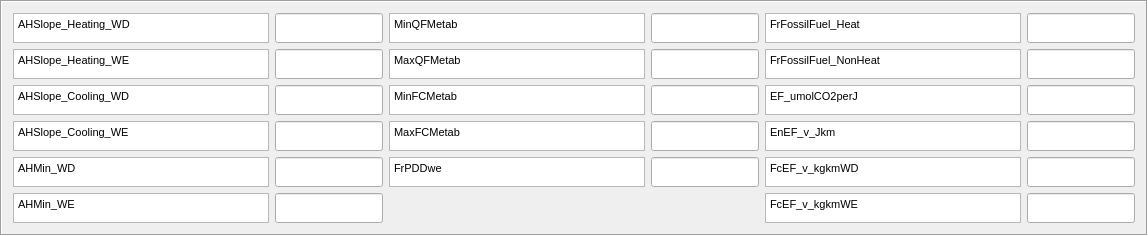
    <widget class="QFrame" name="frame">
     <property name="enabled">
      <bool>true</bool>
     </property>
     <property name="sizePolicy">
      <sizepolicy hsizetype="Expanding" vsizetype="Preferred">
       <horstretch>0</horstretch>
       <verstretch>0</verstretch>
      </sizepolicy>
     </property>
     <property name="frameShape">
      <enum>QFrame::Box</enum>
     </property>
     <property name="frameShadow">
      <enum>QFrame::Sunken</enum>
     </property>
     <layout class="QGridLayout" name="gridLayout">
      <item row="1" column="5">
       <widget class="QLineEdit" name="lineEdit_23">
        <property name="sizePolicy">
         <sizepolicy hsizetype="Expanding" vsizetype="Expanding">
          <horstretch>0</horstretch>
          <verstretch>0</verstretch>
         </sizepolicy>
        </property>
        <property name="minimumSize">
         <size>
          <width>0</width>
          <height>30</height>
         </size>
        </property>
       </widget>
      </item>
      <item row="1" column="4">
       <widget class="QTextBrowser" name="textBrowser_23">
        <property name="sizePolicy">
         <sizepolicy hsizetype="Expanding" vsizetype="Expanding">
          <horstretch>0</horstretch>
          <verstretch>0</verstretch>
         </sizepolicy>
        </property>
        <property name="minimumSize">
         <size>
          <width>90</width>
          <height>0</height>
         </size>
        </property>
        <property name="maximumSize">
         <size>
          <width>500</width>
          <height>30</height>
         </size>
        </property>
        <property name="toolTip">
         <string>Fraction of fossil fuels used for building energy use [-]</string>
        </property>
        <property name="html">
         <string>&lt;!DOCTYPE HTML PUBLIC &quot;-//W3C//DTD HTML 4.0//EN&quot; &quot;http://www.w3.org/TR/REC-html40/strict.dtd&quot;&gt;
&lt;html&gt;&lt;head&gt;&lt;meta name=&quot;qrichtext&quot; content=&quot;1&quot; /&gt;&lt;style type=&quot;text/css&quot;&gt;
p, li { white-space: pre-wrap; }
&lt;/style&gt;&lt;/head&gt;&lt;body style=&quot; font-family:'MS Shell Dlg 2'; font-size:8.25pt; font-weight:400; font-style:normal;&quot;&gt;
&lt;p style=&quot; margin-top:0px; margin-bottom:0px; margin-left:0px; margin-right:0px; -qt-block-indent:0; text-indent:0px;&quot;&gt;&lt;span style=&quot; font-size:8pt;&quot;&gt;FrFossilFuel_NonHeat&lt;/span&gt;&lt;/p&gt;&lt;/body&gt;&lt;/html&gt;</string>
        </property>
       </widget>
      </item>
      <item row="2" column="4">
       <widget class="QTextBrowser" name="textBrowser_24">
        <property name="sizePolicy">
         <sizepolicy hsizetype="Expanding" vsizetype="Expanding">
          <horstretch>0</horstretch>
          <verstretch>0</verstretch>
         </sizepolicy>
        </property>
        <property name="minimumSize">
         <size>
          <width>90</width>
          <height>0</height>
         </size>
        </property>
        <property name="maximumSize">
         <size>
          <width>500</width>
          <height>30</height>
         </size>
        </property>
        <property name="toolTip">
         <string>Emission factor for fuels used for building heating.</string>
        </property>
        <property name="html">
         <string>&lt;!DOCTYPE HTML PUBLIC &quot;-//W3C//DTD HTML 4.0//EN&quot; &quot;http://www.w3.org/TR/REC-html40/strict.dtd&quot;&gt;
&lt;html&gt;&lt;head&gt;&lt;meta name=&quot;qrichtext&quot; content=&quot;1&quot; /&gt;&lt;style type=&quot;text/css&quot;&gt;
p, li { white-space: pre-wrap; }
&lt;/style&gt;&lt;/head&gt;&lt;body style=&quot; font-family:'MS Shell Dlg 2'; font-size:8.25pt; font-weight:400; font-style:normal;&quot;&gt;
&lt;p style=&quot; margin-top:12px; margin-bottom:12px; margin-left:0px; margin-right:0px; -qt-block-indent:0; text-indent:0px;&quot;&gt;&lt;span style=&quot; font-size:8pt;&quot;&gt;EF_umolCO2perJ&lt;/span&gt;&lt;/p&gt;&lt;/body&gt;&lt;/html&gt;</string>
        </property>
       </widget>
      </item>
      <item row="4" column="4">
       <widget class="QTextBrowser" name="textBrowser_26">
        <property name="sizePolicy">
         <sizepolicy hsizetype="Expanding" vsizetype="Expanding">
          <horstretch>0</horstretch>
          <verstretch>0</verstretch>
         </sizepolicy>
        </property>
        <property name="minimumSize">
         <size>
          <width>90</width>
          <height>0</height>
         </size>
        </property>
        <property name="maximumSize">
         <size>
          <width>500</width>
          <height>30</height>
         </size>
        </property>
        <property name="toolTip">
         <string>CO2 emission factor for weekdays [kg km-1]</string>
        </property>
        <property name="html">
         <string>&lt;!DOCTYPE HTML PUBLIC &quot;-//W3C//DTD HTML 4.0//EN&quot; &quot;http://www.w3.org/TR/REC-html40/strict.dtd&quot;&gt;
&lt;html&gt;&lt;head&gt;&lt;meta name=&quot;qrichtext&quot; content=&quot;1&quot; /&gt;&lt;style type=&quot;text/css&quot;&gt;
p, li { white-space: pre-wrap; }
&lt;/style&gt;&lt;/head&gt;&lt;body style=&quot; font-family:'MS Shell Dlg 2'; font-size:8.25pt; font-weight:400; font-style:normal;&quot;&gt;
&lt;p style=&quot; margin-top:12px; margin-bottom:12px; margin-left:0px; margin-right:0px; -qt-block-indent:0; text-indent:0px;&quot;&gt;&lt;span style=&quot; font-size:8pt;&quot;&gt;FcEF_v_kgkmWD&lt;/span&gt;&lt;/p&gt;&lt;/body&gt;&lt;/html&gt;</string>
        </property>
       </widget>
      </item>
      <item row="3" column="4">
       <widget class="QTextBrowser" name="textBrowser_25">
        <property name="sizePolicy">
         <sizepolicy hsizetype="Expanding" vsizetype="Expanding">
          <horstretch>0</horstretch>
          <verstretch>0</verstretch>
         </sizepolicy>
        </property>
        <property name="minimumSize">
         <size>
          <width>90</width>
          <height>0</height>
         </size>
        </property>
        <property name="maximumSize">
         <size>
          <width>500</width>
          <height>30</height>
         </size>
        </property>
        <property name="toolTip">
         <string>Emission factor for heat [J k|m^-1|].</string>
        </property>
        <property name="html">
         <string>&lt;!DOCTYPE HTML PUBLIC &quot;-//W3C//DTD HTML 4.0//EN&quot; &quot;http://www.w3.org/TR/REC-html40/strict.dtd&quot;&gt;
&lt;html&gt;&lt;head&gt;&lt;meta name=&quot;qrichtext&quot; content=&quot;1&quot; /&gt;&lt;style type=&quot;text/css&quot;&gt;
p, li { white-space: pre-wrap; }
&lt;/style&gt;&lt;/head&gt;&lt;body style=&quot; font-family:'MS Shell Dlg 2'; font-size:8.25pt; font-weight:400; font-style:normal;&quot;&gt;
&lt;p style=&quot; margin-top:12px; margin-bottom:12px; margin-left:0px; margin-right:0px; -qt-block-indent:0; text-indent:0px;&quot;&gt;&lt;span style=&quot; font-size:8pt;&quot;&gt;EnEF_v_Jkm&lt;/span&gt;&lt;/p&gt;&lt;/body&gt;&lt;/html&gt;</string>
        </property>
       </widget>
      </item>
      <item row="0" column="3">
       <widget class="QLineEdit" name="lineEdit_17">
        <property name="sizePolicy">
         <sizepolicy hsizetype="Expanding" vsizetype="Expanding">
          <horstretch>0</horstretch>
          <verstretch>0</verstretch>
         </sizepolicy>
        </property>
        <property name="minimumSize">
         <size>
          <width>0</width>
          <height>30</height>
         </size>
        </property>
       </widget>
      </item>
      <item row="1" column="2">
       <widget class="QTextBrowser" name="textBrowser_18">
        <property name="sizePolicy">
         <sizepolicy hsizetype="Expanding" vsizetype="Expanding">
          <horstretch>0</horstretch>
          <verstretch>0</verstretch>
         </sizepolicy>
        </property>
        <property name="minimumSize">
         <size>
          <width>90</width>
          <height>0</height>
         </size>
        </property>
        <property name="maximumSize">
         <size>
          <width>500</width>
          <height>30</height>
         </size>
        </property>
        <property name="toolTip">
         <string>Maximum value for human heat emission. [W m-2]</string>
        </property>
        <property name="html">
         <string>&lt;!DOCTYPE HTML PUBLIC &quot;-//W3C//DTD HTML 4.0//EN&quot; &quot;http://www.w3.org/TR/REC-html40/strict.dtd&quot;&gt;
&lt;html&gt;&lt;head&gt;&lt;meta name=&quot;qrichtext&quot; content=&quot;1&quot; /&gt;&lt;style type=&quot;text/css&quot;&gt;
p, li { white-space: pre-wrap; }
&lt;/style&gt;&lt;/head&gt;&lt;body style=&quot; font-family:'MS Shell Dlg 2'; font-size:8.25pt; font-weight:400; font-style:normal;&quot;&gt;
&lt;p style=&quot; margin-top:0px; margin-bottom:0px; margin-left:0px; margin-right:0px; -qt-block-indent:0; text-indent:0px;&quot;&gt;&lt;span style=&quot; font-size:8pt;&quot;&gt;MaxQFMetab&lt;/span&gt;&lt;/p&gt;&lt;/body&gt;&lt;/html&gt;</string>
        </property>
       </widget>
      </item>
      <item row="3" column="1">
       <widget class="QLineEdit" name="lineEdit_10">
        <property name="sizePolicy">
         <sizepolicy hsizetype="Expanding" vsizetype="Expanding">
          <horstretch>0</horstretch>
          <verstretch>0</verstretch>
         </sizepolicy>
        </property>
        <property name="minimumSize">
         <size>
          <width>0</width>
          <height>30</height>
         </size>
        </property>
       </widget>
      </item>
      <item row="3" column="2">
       <widget class="QTextBrowser" name="textBrowser_20">
        <property name="sizePolicy">
         <sizepolicy hsizetype="Expanding" vsizetype="Expanding">
          <horstretch>0</horstretch>
          <verstretch>0</verstretch>
         </sizepolicy>
        </property>
        <property name="minimumSize">
         <size>
          <width>90</width>
          <height>0</height>
         </size>
        </property>
        <property name="maximumSize">
         <size>
          <width>500</width>
          <height>30</height>
         </size>
        </property>
        <property name="toolTip">
         <string>Maximum (day) CO2 from human metabolism. [W m-2]</string>
        </property>
        <property name="html">
         <string>&lt;!DOCTYPE HTML PUBLIC &quot;-//W3C//DTD HTML 4.0//EN&quot; &quot;http://www.w3.org/TR/REC-html40/strict.dtd&quot;&gt;
&lt;html&gt;&lt;head&gt;&lt;meta name=&quot;qrichtext&quot; content=&quot;1&quot; /&gt;&lt;style type=&quot;text/css&quot;&gt;
p, li { white-space: pre-wrap; }
&lt;/style&gt;&lt;/head&gt;&lt;body style=&quot; font-family:'MS Shell Dlg 2'; font-size:8.25pt; font-weight:400; font-style:normal;&quot;&gt;
&lt;p style=&quot; margin-top:0px; margin-bottom:0px; margin-left:0px; margin-right:0px; -qt-block-indent:0; text-indent:0px;&quot;&gt;&lt;span style=&quot; font-size:8pt;&quot;&gt;MaxFCMetab&lt;/span&gt;&lt;/p&gt;&lt;/body&gt;&lt;/html&gt;</string>
        </property>
       </widget>
      </item>
      <item row="5" column="5">
       <widget class="QLineEdit" name="lineEdit_30">
        <property name="sizePolicy">
         <sizepolicy hsizetype="Expanding" vsizetype="Expanding">
          <horstretch>0</horstretch>
          <verstretch>0</verstretch>
         </sizepolicy>
        </property>
        <property name="minimumSize">
         <size>
          <width>0</width>
          <height>30</height>
         </size>
        </property>
       </widget>
      </item>
      <item row="2" column="5">
       <widget class="QLineEdit" name="lineEdit_24">
        <property name="sizePolicy">
         <sizepolicy hsizetype="Expanding" vsizetype="Expanding">
          <horstretch>0</horstretch>
          <verstretch>0</verstretch>
         </sizepolicy>
        </property>
        <property name="minimumSize">
         <size>
          <width>0</width>
          <height>30</height>
         </size>
        </property>
       </widget>
      </item>
      <item row="4" column="5">
       <widget class="QLineEdit" name="lineEdit_26">
        <property name="sizePolicy">
         <sizepolicy hsizetype="Expanding" vsizetype="Expanding">
          <horstretch>0</horstretch>
          <verstretch>0</verstretch>
         </sizepolicy>
        </property>
        <property name="minimumSize">
         <size>
          <width>0</width>
          <height>30</height>
         </size>
        </property>
       </widget>
      </item>
      <item row="2" column="2">
       <widget class="QTextBrowser" name="textBrowser_19">
        <property name="sizePolicy">
         <sizepolicy hsizetype="Expanding" vsizetype="Expanding">
          <horstretch>0</horstretch>
          <verstretch>0</verstretch>
         </sizepolicy>
        </property>
        <property name="minimumSize">
         <size>
          <width>90</width>
          <height>0</height>
         </size>
        </property>
        <property name="maximumSize">
         <size>
          <width>500</width>
          <height>30</height>
         </size>
        </property>
        <property name="toolTip">
         <string>Minimum (night) CO2 from human metabolism. [W m-2]</string>
        </property>
        <property name="html">
         <string>&lt;!DOCTYPE HTML PUBLIC &quot;-//W3C//DTD HTML 4.0//EN&quot; &quot;http://www.w3.org/TR/REC-html40/strict.dtd&quot;&gt;
&lt;html&gt;&lt;head&gt;&lt;meta name=&quot;qrichtext&quot; content=&quot;1&quot; /&gt;&lt;style type=&quot;text/css&quot;&gt;
p, li { white-space: pre-wrap; }
&lt;/style&gt;&lt;/head&gt;&lt;body style=&quot; font-family:'MS Shell Dlg 2'; font-size:8.25pt; font-weight:400; font-style:normal;&quot;&gt;
&lt;p style=&quot; margin-top:0px; margin-bottom:0px; margin-left:0px; margin-right:0px; -qt-block-indent:0; text-indent:0px;&quot;&gt;&lt;span style=&quot; font-size:8pt;&quot;&gt;MinFCMetab&lt;/span&gt;&lt;/p&gt;&lt;/body&gt;&lt;/html&gt;</string>
        </property>
       </widget>
      </item>
      <item row="3" column="5">
       <widget class="QLineEdit" name="lineEdit_25">
        <property name="sizePolicy">
         <sizepolicy hsizetype="Expanding" vsizetype="Expanding">
          <horstretch>0</horstretch>
          <verstretch>0</verstretch>
         </sizepolicy>
        </property>
        <property name="minimumSize">
         <size>
          <width>0</width>
          <height>30</height>
         </size>
        </property>
       </widget>
      </item>
      <item row="0" column="4">
       <widget class="QTextBrowser" name="textBrowser_22">
        <property name="sizePolicy">
         <sizepolicy hsizetype="Expanding" vsizetype="Expanding">
          <horstretch>0</horstretch>
          <verstretch>0</verstretch>
         </sizepolicy>
        </property>
        <property name="minimumSize">
         <size>
          <width>90</width>
          <height>0</height>
         </size>
        </property>
        <property name="maximumSize">
         <size>
          <width>500</width>
          <height>30</height>
         </size>
        </property>
        <property name="toolTip">
         <string>Fraction of fossil fuels used for building heating [-]</string>
        </property>
        <property name="html">
         <string>&lt;!DOCTYPE HTML PUBLIC &quot;-//W3C//DTD HTML 4.0//EN&quot; &quot;http://www.w3.org/TR/REC-html40/strict.dtd&quot;&gt;
&lt;html&gt;&lt;head&gt;&lt;meta name=&quot;qrichtext&quot; content=&quot;1&quot; /&gt;&lt;style type=&quot;text/css&quot;&gt;
p, li { white-space: pre-wrap; }
&lt;/style&gt;&lt;/head&gt;&lt;body style=&quot; font-family:'MS Shell Dlg 2'; font-size:8.25pt; font-weight:400; font-style:normal;&quot;&gt;
&lt;p style=&quot; margin-top:12px; margin-bottom:12px; margin-left:0px; margin-right:0px; -qt-block-indent:0; text-indent:0px;&quot;&gt;&lt;span style=&quot; font-size:8pt;&quot;&gt;FrFossilFuel_Heat&lt;/span&gt;&lt;/p&gt;&lt;/body&gt;&lt;/html&gt;</string>
        </property>
       </widget>
      </item>
      <item row="4" column="0">
       <widget class="QTextBrowser" name="textBrowser_11">
        <property name="sizePolicy">
         <sizepolicy hsizetype="Expanding" vsizetype="Expanding">
          <horstretch>0</horstretch>
          <verstretch>0</verstretch>
         </sizepolicy>
        </property>
        <property name="minimumSize">
         <size>
          <width>90</width>
          <height>0</height>
         </size>
        </property>
        <property name="maximumSize">
         <size>
          <width>500</width>
          <height>30</height>
         </size>
        </property>
        <property name="toolTip">
         <string>Minimum QF on weekdays [W m-2]</string>
        </property>
        <property name="html">
         <string>&lt;!DOCTYPE HTML PUBLIC &quot;-//W3C//DTD HTML 4.0//EN&quot; &quot;http://www.w3.org/TR/REC-html40/strict.dtd&quot;&gt;
&lt;html&gt;&lt;head&gt;&lt;meta name=&quot;qrichtext&quot; content=&quot;1&quot; /&gt;&lt;style type=&quot;text/css&quot;&gt;
p, li { white-space: pre-wrap; }
&lt;/style&gt;&lt;/head&gt;&lt;body style=&quot; font-family:'MS Shell Dlg 2'; font-size:8.25pt; font-weight:400; font-style:normal;&quot;&gt;
&lt;p style=&quot; margin-top:0px; margin-bottom:0px; margin-left:0px; margin-right:0px; -qt-block-indent:0; text-indent:0px;&quot;&gt;&lt;span style=&quot; font-size:8pt;&quot;&gt;AHMin_WD&lt;/span&gt;&lt;/p&gt;&lt;/body&gt;&lt;/html&gt;</string>
        </property>
       </widget>
      </item>
      <item row="4" column="1">
       <widget class="QLineEdit" name="lineEdit_11">
        <property name="sizePolicy">
         <sizepolicy hsizetype="Expanding" vsizetype="Expanding">
          <horstretch>0</horstretch>
          <verstretch>0</verstretch>
         </sizepolicy>
        </property>
        <property name="minimumSize">
         <size>
          <width>0</width>
          <height>30</height>
         </size>
        </property>
       </widget>
      </item>
      <item row="0" column="2">
       <widget class="QTextBrowser" name="textBrowser_17">
        <property name="sizePolicy">
         <sizepolicy hsizetype="Expanding" vsizetype="Expanding">
          <horstretch>0</horstretch>
          <verstretch>0</verstretch>
         </sizepolicy>
        </property>
        <property name="minimumSize">
         <size>
          <width>90</width>
          <height>0</height>
         </size>
        </property>
        <property name="maximumSize">
         <size>
          <width>500</width>
          <height>30</height>
         </size>
        </property>
        <property name="toolTip">
         <string>Minimum value for human heat emission. [W m-2]</string>
        </property>
        <property name="html">
         <string>&lt;!DOCTYPE HTML PUBLIC &quot;-//W3C//DTD HTML 4.0//EN&quot; &quot;http://www.w3.org/TR/REC-html40/strict.dtd&quot;&gt;
&lt;html&gt;&lt;head&gt;&lt;meta name=&quot;qrichtext&quot; content=&quot;1&quot; /&gt;&lt;style type=&quot;text/css&quot;&gt;
p, li { white-space: pre-wrap; }
&lt;/style&gt;&lt;/head&gt;&lt;body style=&quot; font-family:'MS Shell Dlg 2'; font-size:8.25pt; font-weight:400; font-style:normal;&quot;&gt;
&lt;p style=&quot; margin-top:12px; margin-bottom:12px; margin-left:0px; margin-right:0px; -qt-block-indent:0; text-indent:0px;&quot;&gt;&lt;span style=&quot; font-size:8pt;&quot;&gt;MinQFMetab&lt;/span&gt;&lt;/p&gt;&lt;/body&gt;&lt;/html&gt;</string>
        </property>
       </widget>
      </item>
      <item row="1" column="3">
       <widget class="QLineEdit" name="lineEdit_18">
        <property name="sizePolicy">
         <sizepolicy hsizetype="Expanding" vsizetype="Expanding">
          <horstretch>0</horstretch>
          <verstretch>0</verstretch>
         </sizepolicy>
        </property>
        <property name="minimumSize">
         <size>
          <width>0</width>
          <height>30</height>
         </size>
        </property>
       </widget>
      </item>
      <item row="5" column="4">
       <widget class="QTextBrowser" name="textBrowser_27">
        <property name="sizePolicy">
         <sizepolicy hsizetype="Expanding" vsizetype="Expanding">
          <horstretch>0</horstretch>
          <verstretch>0</verstretch>
         </sizepolicy>
        </property>
        <property name="minimumSize">
         <size>
          <width>90</width>
          <height>0</height>
         </size>
        </property>
        <property name="maximumSize">
         <size>
          <width>500</width>
          <height>30</height>
         </size>
        </property>
        <property name="toolTip">
         <string>CO2 emission factor for weekends [kg km-1]</string>
        </property>
        <property name="html">
         <string>&lt;!DOCTYPE HTML PUBLIC &quot;-//W3C//DTD HTML 4.0//EN&quot; &quot;http://www.w3.org/TR/REC-html40/strict.dtd&quot;&gt;
&lt;html&gt;&lt;head&gt;&lt;meta name=&quot;qrichtext&quot; content=&quot;1&quot; /&gt;&lt;style type=&quot;text/css&quot;&gt;
p, li { white-space: pre-wrap; }
&lt;/style&gt;&lt;/head&gt;&lt;body style=&quot; font-family:'MS Shell Dlg 2'; font-size:8.25pt; font-weight:400; font-style:normal;&quot;&gt;
&lt;p style=&quot; margin-top:12px; margin-bottom:12px; margin-left:0px; margin-right:0px; -qt-block-indent:0; text-indent:0px;&quot;&gt;&lt;span style=&quot; font-size:8pt;&quot;&gt;FcEF_v_kgkmWE&lt;/span&gt;&lt;/p&gt;&lt;/body&gt;&lt;/html&gt;</string>
        </property>
       </widget>
      </item>
      <item row="3" column="0">
       <widget class="QTextBrowser" name="textBrowser_10">
        <property name="sizePolicy">
         <sizepolicy hsizetype="Expanding" vsizetype="Expanding">
          <horstretch>0</horstretch>
          <verstretch>0</verstretch>
         </sizepolicy>
        </property>
        <property name="minimumSize">
         <size>
          <width>90</width>
          <height>0</height>
         </size>
        </property>
        <property name="maximumSize">
         <size>
          <width>500</width>
          <height>30</height>
         </size>
        </property>
        <property name="toolTip">
         <string>Cooling slope of QF on weekends [W m-2 K-1]</string>
        </property>
        <property name="html">
         <string>&lt;!DOCTYPE HTML PUBLIC &quot;-//W3C//DTD HTML 4.0//EN&quot; &quot;http://www.w3.org/TR/REC-html40/strict.dtd&quot;&gt;
&lt;html&gt;&lt;head&gt;&lt;meta name=&quot;qrichtext&quot; content=&quot;1&quot; /&gt;&lt;style type=&quot;text/css&quot;&gt;
p, li { white-space: pre-wrap; }
&lt;/style&gt;&lt;/head&gt;&lt;body style=&quot; font-family:'MS Shell Dlg 2'; font-size:8.25pt; font-weight:400; font-style:normal;&quot;&gt;
&lt;p style=&quot; margin-top:0px; margin-bottom:0px; margin-left:0px; margin-right:0px; -qt-block-indent:0; text-indent:0px;&quot;&gt;&lt;span style=&quot; font-size:8pt;&quot;&gt;AHSlope_Cooling_WE&lt;/span&gt;&lt;/p&gt;&lt;/body&gt;&lt;/html&gt;</string>
        </property>
       </widget>
      </item>
      <item row="2" column="1">
       <widget class="QLineEdit" name="lineEdit_9">
        <property name="sizePolicy">
         <sizepolicy hsizetype="Expanding" vsizetype="Expanding">
          <horstretch>0</horstretch>
          <verstretch>0</verstretch>
         </sizepolicy>
        </property>
        <property name="minimumSize">
         <size>
          <width>0</width>
          <height>30</height>
         </size>
        </property>
       </widget>
      </item>
      <item row="0" column="5">
       <widget class="QLineEdit" name="lineEdit_22">
        <property name="sizePolicy">
         <sizepolicy hsizetype="Expanding" vsizetype="Expanding">
          <horstretch>0</horstretch>
          <verstretch>0</verstretch>
         </sizepolicy>
        </property>
        <property name="minimumSize">
         <size>
          <width>0</width>
          <height>30</height>
         </size>
        </property>
       </widget>
      </item>
      <item row="1" column="1">
       <widget class="QLineEdit" name="lineEdit_8">
        <property name="sizePolicy">
         <sizepolicy hsizetype="Expanding" vsizetype="Expanding">
          <horstretch>0</horstretch>
          <verstretch>0</verstretch>
         </sizepolicy>
        </property>
        <property name="minimumSize">
         <size>
          <width>0</width>
          <height>30</height>
         </size>
        </property>
       </widget>
      </item>
      <item row="2" column="0">
       <widget class="QTextBrowser" name="textBrowser_9">
        <property name="sizePolicy">
         <sizepolicy hsizetype="Expanding" vsizetype="Expanding">
          <horstretch>0</horstretch>
          <verstretch>0</verstretch>
         </sizepolicy>
        </property>
        <property name="minimumSize">
         <size>
          <width>90</width>
          <height>0</height>
         </size>
        </property>
        <property name="maximumSize">
         <size>
          <width>500</width>
          <height>30</height>
         </size>
        </property>
        <property name="toolTip">
         <string>Cooling slope of QF on weekdays [W m-2 K-1]</string>
        </property>
        <property name="html">
         <string>&lt;!DOCTYPE HTML PUBLIC &quot;-//W3C//DTD HTML 4.0//EN&quot; &quot;http://www.w3.org/TR/REC-html40/strict.dtd&quot;&gt;
&lt;html&gt;&lt;head&gt;&lt;meta name=&quot;qrichtext&quot; content=&quot;1&quot; /&gt;&lt;style type=&quot;text/css&quot;&gt;
p, li { white-space: pre-wrap; }
&lt;/style&gt;&lt;/head&gt;&lt;body style=&quot; font-family:'MS Shell Dlg 2'; font-size:8.25pt; font-weight:400; font-style:normal;&quot;&gt;
&lt;p style=&quot; margin-top:0px; margin-bottom:0px; margin-left:0px; margin-right:0px; -qt-block-indent:0; text-indent:0px;&quot;&gt;&lt;span style=&quot; font-size:8pt;&quot;&gt;AHSlope_Cooling_WD&lt;/span&gt;&lt;/p&gt;&lt;/body&gt;&lt;/html&gt;</string>
        </property>
       </widget>
      </item>
      <item row="3" column="3">
       <widget class="QLineEdit" name="lineEdit_20">
        <property name="sizePolicy">
         <sizepolicy hsizetype="Expanding" vsizetype="Expanding">
          <horstretch>0</horstretch>
          <verstretch>0</verstretch>
         </sizepolicy>
        </property>
        <property name="minimumSize">
         <size>
          <width>0</width>
          <height>30</height>
         </size>
        </property>
       </widget>
      </item>
      <item row="1" column="0">
       <widget class="QTextBrowser" name="textBrowser_8">
        <property name="sizePolicy">
         <sizepolicy hsizetype="Expanding" vsizetype="Expanding">
          <horstretch>0</horstretch>
          <verstretch>0</verstretch>
         </sizepolicy>
        </property>
        <property name="minimumSize">
         <size>
          <width>90</width>
          <height>0</height>
         </size>
        </property>
        <property name="maximumSize">
         <size>
          <width>500</width>
          <height>30</height>
         </size>
        </property>
        <property name="toolTip">
         <string>Heating slope of QF on weekends [W m-2 K-1]</string>
        </property>
        <property name="html">
         <string>&lt;!DOCTYPE HTML PUBLIC &quot;-//W3C//DTD HTML 4.0//EN&quot; &quot;http://www.w3.org/TR/REC-html40/strict.dtd&quot;&gt;
&lt;html&gt;&lt;head&gt;&lt;meta name=&quot;qrichtext&quot; content=&quot;1&quot; /&gt;&lt;style type=&quot;text/css&quot;&gt;
p, li { white-space: pre-wrap; }
&lt;/style&gt;&lt;/head&gt;&lt;body style=&quot; font-family:'MS Shell Dlg 2'; font-size:8.25pt; font-weight:400; font-style:normal;&quot;&gt;
&lt;p style=&quot; margin-top:0px; margin-bottom:0px; margin-left:0px; margin-right:0px; -qt-block-indent:0; text-indent:0px;&quot;&gt;&lt;span style=&quot; font-size:8pt;&quot;&gt;AHSlope_Heating_WE&lt;/span&gt;&lt;/p&gt;&lt;/body&gt;&lt;/html&gt;</string>
        </property>
       </widget>
      </item>
      <item row="0" column="1">
       <widget class="QLineEdit" name="lineEdit_7">
        <property name="sizePolicy">
         <sizepolicy hsizetype="Expanding" vsizetype="Expanding">
          <horstretch>0</horstretch>
          <verstretch>0</verstretch>
         </sizepolicy>
        </property>
        <property name="minimumSize">
         <size>
          <width>0</width>
          <height>30</height>
         </size>
        </property>
       </widget>
      </item>
      <item row="2" column="3">
       <widget class="QLineEdit" name="lineEdit_19">
        <property name="sizePolicy">
         <sizepolicy hsizetype="Expanding" vsizetype="Expanding">
          <horstretch>0</horstretch>
          <verstretch>0</verstretch>
         </sizepolicy>
        </property>
        <property name="minimumSize">
         <size>
          <width>0</width>
          <height>30</height>
         </size>
        </property>
       </widget>
      </item>
      <item row="0" column="0">
       <widget class="QTextBrowser" name="textBrowser_7">
        <property name="sizePolicy">
         <sizepolicy hsizetype="Expanding" vsizetype="Expanding">
          <horstretch>0</horstretch>
          <verstretch>0</verstretch>
         </sizepolicy>
        </property>
        <property name="minimumSize">
         <size>
          <width>90</width>
          <height>0</height>
         </size>
        </property>
        <property name="maximumSize">
         <size>
          <width>500</width>
          <height>30</height>
         </size>
        </property>
        <property name="toolTip">
         <string>Heating slope of QF on weekdays [W m-2 K-1]</string>
        </property>
        <property name="html">
         <string>&lt;!DOCTYPE HTML PUBLIC &quot;-//W3C//DTD HTML 4.0//EN&quot; &quot;http://www.w3.org/TR/REC-html40/strict.dtd&quot;&gt;
&lt;html&gt;&lt;head&gt;&lt;meta name=&quot;qrichtext&quot; content=&quot;1&quot; /&gt;&lt;style type=&quot;text/css&quot;&gt;
p, li { white-space: pre-wrap; }
&lt;/style&gt;&lt;/head&gt;&lt;body style=&quot; font-family:'MS Shell Dlg 2'; font-size:8.25pt; font-weight:400; font-style:normal;&quot;&gt;
&lt;p style=&quot; margin-top:0px; margin-bottom:0px; margin-left:0px; margin-right:0px; -qt-block-indent:0; text-indent:0px;&quot;&gt;&lt;span style=&quot; font-size:8pt;&quot;&gt;AHSlope_Heating_WD&lt;/span&gt;&lt;/p&gt;&lt;/body&gt;&lt;/html&gt;</string>
        </property>
       </widget>
      </item>
      <item row="5" column="0">
       <widget class="QTextBrowser" name="textBrowser_12">
        <property name="sizePolicy">
         <sizepolicy hsizetype="Expanding" vsizetype="Expanding">
          <horstretch>0</horstretch>
          <verstretch>0</verstretch>
         </sizepolicy>
        </property>
        <property name="minimumSize">
         <size>
          <width>90</width>
          <height>0</height>
         </size>
        </property>
        <property name="maximumSize">
         <size>
          <width>500</width>
          <height>30</height>
         </size>
        </property>
        <property name="toolTip">
         <string>Minimum QF on weekends [W m-2]</string>
        </property>
        <property name="html">
         <string>&lt;!DOCTYPE HTML PUBLIC &quot;-//W3C//DTD HTML 4.0//EN&quot; &quot;http://www.w3.org/TR/REC-html40/strict.dtd&quot;&gt;
&lt;html&gt;&lt;head&gt;&lt;meta name=&quot;qrichtext&quot; content=&quot;1&quot; /&gt;&lt;style type=&quot;text/css&quot;&gt;
p, li { white-space: pre-wrap; }
&lt;/style&gt;&lt;/head&gt;&lt;body style=&quot; font-family:'MS Shell Dlg 2'; font-size:8.25pt; font-weight:400; font-style:normal;&quot;&gt;
&lt;p style=&quot; margin-top:0px; margin-bottom:0px; margin-left:0px; margin-right:0px; -qt-block-indent:0; text-indent:0px;&quot;&gt;&lt;span style=&quot; font-size:8pt;&quot;&gt;AHMin_WE&lt;/span&gt;&lt;/p&gt;&lt;/body&gt;&lt;/html&gt;</string>
        </property>
       </widget>
      </item>
      <item row="5" column="1">
       <widget class="QLineEdit" name="lineEdit_12">
        <property name="sizePolicy">
         <sizepolicy hsizetype="Expanding" vsizetype="Expanding">
          <horstretch>0</horstretch>
          <verstretch>0</verstretch>
         </sizepolicy>
        </property>
        <property name="minimumSize">
         <size>
          <width>0</width>
          <height>30</height>
         </size>
        </property>
       </widget>
      </item>
      <item row="4" column="2">
       <widget class="QTextBrowser" name="textBrowser_30">
        <property name="sizePolicy">
         <sizepolicy hsizetype="Expanding" vsizetype="Expanding">
          <horstretch>0</horstretch>
          <verstretch>0</verstretch>
         </sizepolicy>
        </property>
        <property name="minimumSize">
         <size>
          <width>90</width>
          <height>0</height>
         </size>
        </property>
        <property name="maximumSize">
         <size>
          <width>500</width>
          <height>30</height>
         </size>
        </property>
        <property name="toolTip">
         <string>Fraction of weekend population to weekday population. [-]</string>
        </property>
        <property name="html">
         <string>&lt;!DOCTYPE HTML PUBLIC &quot;-//W3C//DTD HTML 4.0//EN&quot; &quot;http://www.w3.org/TR/REC-html40/strict.dtd&quot;&gt;
&lt;html&gt;&lt;head&gt;&lt;meta name=&quot;qrichtext&quot; content=&quot;1&quot; /&gt;&lt;style type=&quot;text/css&quot;&gt;
p, li { white-space: pre-wrap; }
&lt;/style&gt;&lt;/head&gt;&lt;body style=&quot; font-family:'MS Shell Dlg 2'; font-size:8.25pt; font-weight:400; font-style:normal;&quot;&gt;
&lt;p style=&quot; margin-top:12px; margin-bottom:12px; margin-left:0px; margin-right:0px; -qt-block-indent:0; text-indent:0px;&quot;&gt;&lt;span style=&quot; font-size:8pt;&quot;&gt;FrPDDwe&lt;/span&gt;&lt;/p&gt;&lt;/body&gt;&lt;/html&gt;</string>
        </property>
       </widget>
      </item>
      <item row="4" column="3">
       <widget class="QLineEdit" name="lineEdit_27">
        <property name="sizePolicy">
         <sizepolicy hsizetype="Expanding" vsizetype="Expanding">
          <horstretch>0</horstretch>
          <verstretch>0</verstretch>
         </sizepolicy>
        </property>
        <property name="minimumSize">
         <size>
          <width>0</width>
          <height>30</height>
         </size>
        </property>
       </widget>
      </item>
     </layout>
    </widget>
